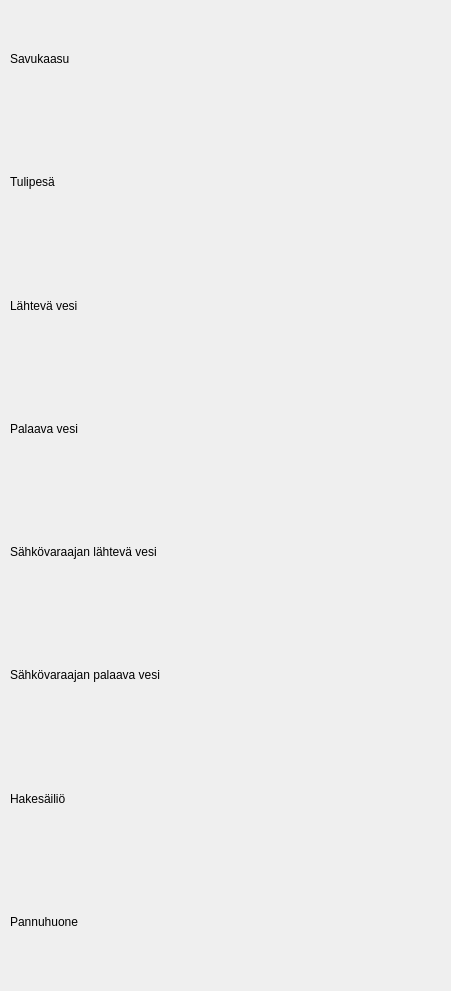
   <widget class="QWidget" name="verticalLayoutWidget">
    <property name="geometry">
     <rect>
      <x>20</x>
      <y>10</y>
      <width>451</width>
      <height>991</height>
     </rect>
    </property>
    <layout class="QVBoxLayout" name="verticalLayout">
     <property name="leftMargin">
      <number>10</number>
     </property>
     <property name="topMargin">
      <number>0</number>
     </property>
     <item>
      <widget class="QLabel" name="label">
       <property name="text">
        <string>Savukaasu</string>
       </property>
      </widget>
     </item>
     <item>
      <widget class="QLabel" name="label_2">
       <property name="text">
        <string>Tulipesä</string>
       </property>
      </widget>
     </item>
     <item>
      <widget class="QLabel" name="label_3">
       <property name="text">
        <string>Lähtevä vesi</string>
       </property>
      </widget>
     </item>
     <item>
      <widget class="QLabel" name="label_4">
       <property name="text">
        <string>Palaava vesi</string>
       </property>
      </widget>
     </item>
     <item>
      <widget class="QLabel" name="label_5">
       <property name="text">
        <string>Sähkövaraajan lähtevä vesi</string>
       </property>
      </widget>
     </item>
     <item>
      <widget class="QLabel" name="label_6">
       <property name="text">
        <string>Sähkövaraajan palaava vesi</string>
       </property>
      </widget>
     </item>
     <item>
      <widget class="QLabel" name="label_7">
       <property name="text">
        <string>Hakesäiliö</string>
       </property>
      </widget>
     </item>
     <item>
      <widget class="QLabel" name="label_8">
       <property name="text">
        <string>Pannuhuone</string>
       </property>
      </widget>
     </item>
    </layout>
   </widget>
